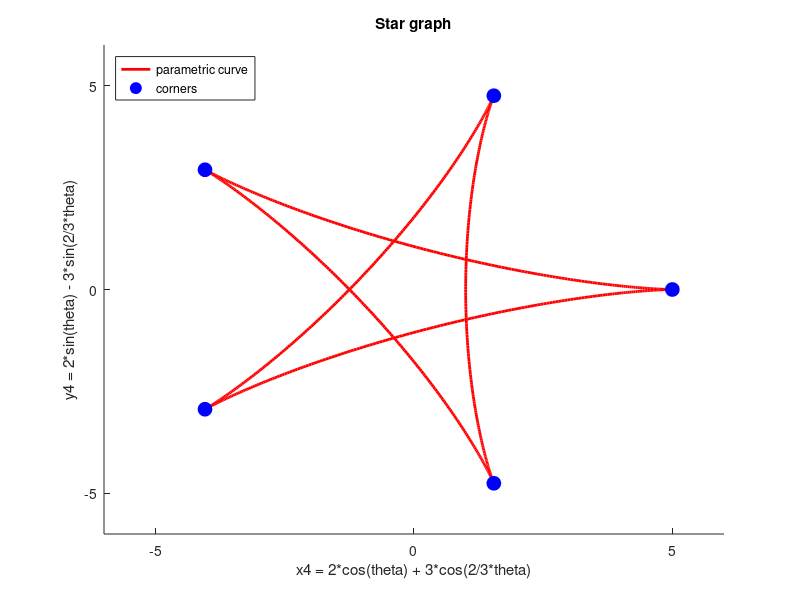

This chart was generated by the following MATLAB code:
%% Miterm exam Practice
clear all;
close all;
clc;
format long;

name = 'Thomas Bowers';
id = 'A17561188';
hw_num = 'midterm';
form = 'A';



p1a = 1:199;
p1b = sqrt(2:200);
p1c = sum(p1a./p1b);


%%

A_p2 = [1 5 6; 8 3 4; 7 2 8];
b_p2 = [7; 2; 5];

x2 = A_p2\b_p2;

p2 = x2;



%% 

rng(int8(form)); matA = randi(50,10);

p3a = sum(matA(end, :));

avg_val_vec = [matA(1, :), matA(3, :), matA(5, :), matA(7, :), matA(10, :)];

p3b = mean(avg_val_vec);


p3c = prod(matA(~isprime(matA)));


p3d = matA;

p3d(p3d == max(max(p3d))) = min(min(p3d));
p3d;


p3e = sprintf('%7.2f ', matA(1, end-4:end));


%%

theta = 1:1080;
x4 = 2*cosd(theta) + 3*cosd(2/3*theta);
y4 = 2*sind(theta) - 3*sind(2/3*theta);

p4a = sum(sqrt((diff(x4).^2+diff(y4).^2)));

p4b = diff(x4)./diff(theta);

p4c = diff(y4)./diff(theta);

l4 = sqrt(p4b.^2 + p4c.^2);

p4d = l4;

dtheta = theta(2) - theta(1);
p4eInt = dtheta*(0.5*(l4(1) + l4(end)) + sum(l4(2:end-1)));

p4e = p4eInt;

p4f = abs(p4a - p4e);

bottom_corner = find(y4 == min(y4));
top_corner = find(y4 == max(y4));
right_corner = find(x4 == max(x4));
left_corners = find(x4 < -4.04497);


figure(1); hold on;
plot(x4, y4, '-r', 'LineWidth', 2);
plot(x4(bottom_corner), y4(bottom_corner), 'o', 'MarkerFaceColor', 'b', 'MarkerEdgeColor', 'b', 'MarkerSize', 10);
plot(x4(top_corner), y4(top_corner), 'o', 'MarkerFaceColor', 'b', 'MarkerEdgeColor', 'b', 'MarkerSize', 10);
plot(x4(right_corner), y4(right_corner), 'o', 'MarkerFaceColor', 'b', 'MarkerEdgeColor', 'b', 'MarkerSize', 10);
plot(x4(left_corners), y4(left_corners), 'o', 'MarkerFaceColor', 'b', 'MarkerEdgeColor', 'b', 'MarkerSize', 10);
xlabel('x4 = 2*cos(theta) + 3*cos(2/3*theta)');
ylabel('y4 = 2*sin(theta) - 3*sin(2/3*theta)');
title('Star graph');
set(gca, 'Xtick', -5:5:5, 'Ytick', -5:5:5);
legend('parametric curve', 'corners', 'Location', 'Northwest');



p4g = figure(1);